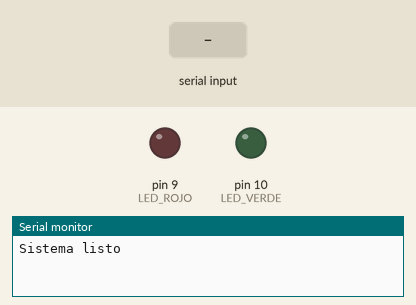
Recording of a sketch running on a simulated Arduino Uno, built with avr-gcc and run on an emulated ATmega328P. Shown: output pins drawn as LEDs (lit = HIGH), the last lines printed to the serial monitor. The inputs (shaded band) are chosen by the test bench.

Above: at 1.2 s.
1.3 s: "ON_VERDE\n" received over Serial
At 2.5 s:
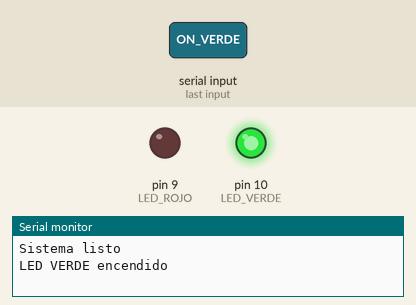
2.9 s: "ON_ROJO\n" received over Serial
At 3.9 s:
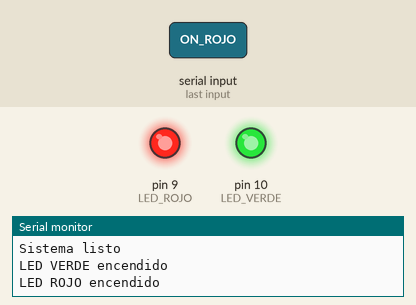
4.4 s: "OFF_VERDE\n" received over Serial
At 5.1 s:
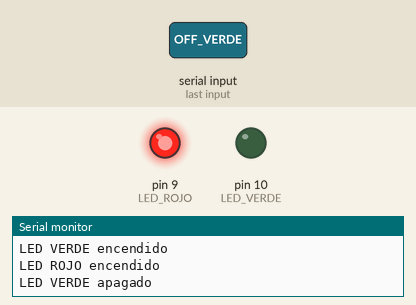
Timing chart, 0 to 7.4 s (numbered marks = the images above; inputs shaded):
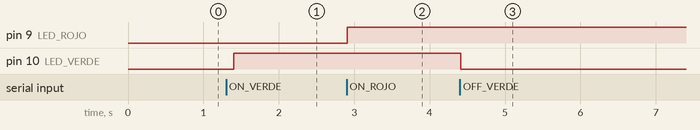

The sketch:

PUNTO_UNO.ino
```cpp
#include <DHT.h>

#define DHTPIN 2
#define DHTTYPE DHT11
#define LED_VERDE 10
#define LED_ROJO 9

DHT dht(DHTPIN, DHTTYPE);

void setup() {
  Serial.begin(9600);
  dht.begin();
  pinMode(LED_VERDE, OUTPUT);
  pinMode(LED_ROJO, OUTPUT);

  digitalWrite(LED_VERDE, LOW);
  digitalWrite(LED_ROJO, LOW);

  Serial.println("Sistema listo");
}

void loop() {
  if (Serial.available()) {
    String comando = Serial.readStringUntil('\n');
    comando.trim();

    if (comando == "ON_VERDE") {
      digitalWrite(LED_VERDE, HIGH);
      Serial.println("LED VERDE encendido");
    }
    else if (comando == "OFF_VERDE") {
      digitalWrite(LED_VERDE, LOW);
      Serial.println("LED VERDE apagado");
    }
    else if (comando == "ON_ROJO") {
      digitalWrite(LED_ROJO, HIGH);
      Serial.println("LED ROJO encendido");
    }
    else if (comando == "OFF_ROJO") {
      digitalWrite(LED_ROJO, LOW);
      Serial.println("LED ROJO apagado");
    }
    else if (comando == "TEMP") {
      float temp = dht.readTemperature();
      if (!isnan(temp)) {
        Serial.println(temp);
      } else {
        Serial.println("ERROR");
      }
    }
  }

  delay(100);
}
```

Measured:
- after the input at 1.3 s, pin 10 (LED_VERDE): LOW → HIGH after 0.10 s
- after the input at 2.9 s, pin 9 (LED_ROJO): LOW → HIGH at once
- after the input at 4.4 s, pin 10 (LED_VERDE): HIGH → LOW at once
